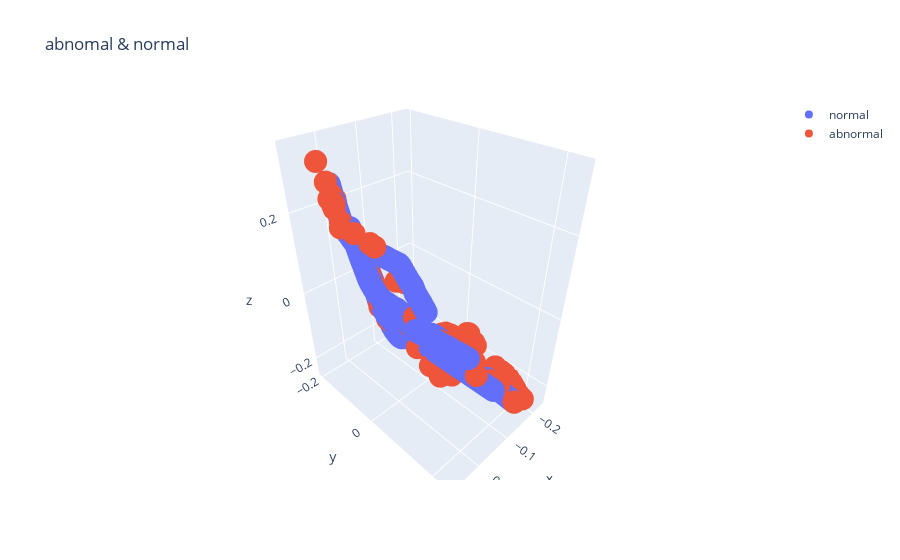

Here is the notebook cell this chart was saved with:
### Code cell
predictor.plot_data()

### Figure 1 — Plotly figure (JSON) as saved in the notebook; plotly's stock layout.template omitted (floating-point values rounded to 4 significant figures; data arrays with more than 128 entries replaced by an {"elided": "..."} marker saying what was removed)
{"data": [{"mode": "markers", "name": "normal", "type": "scatter3d", "x": {"elided": "7068 float values"}, "y": {"elided": "7068 float values"}, "z": {"elided": "7068 float values"}}, {"mode": "markers", "name": "abnormal", "type": "scatter3d", "x": {"elided": "321 float values"}, "y": {"elided": "321 float values"}, "z": {"elided": "321 float values"}}], "layout": {"title": {"text": "abnomal & normal"}}}
